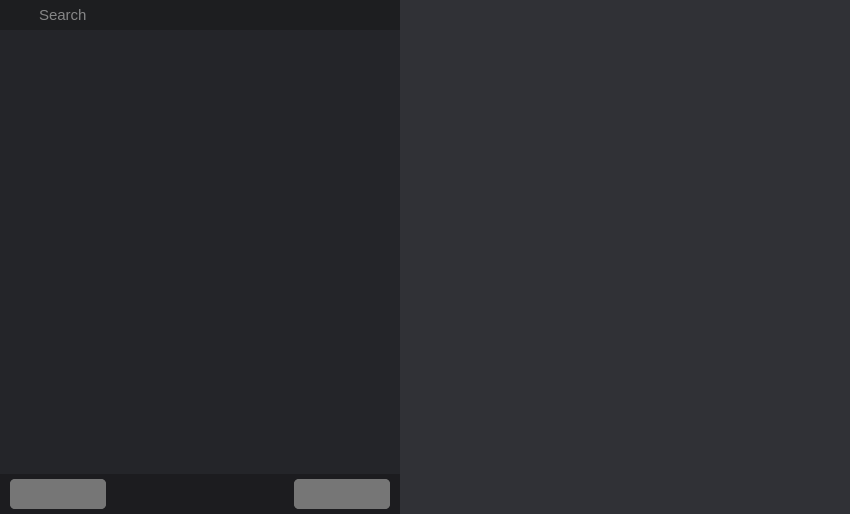
<?xml version="1.0" encoding="UTF-8"?>
<ui version="4.0">
 <class>Mods</class>
 <widget class="QWidget" name="Mods">
  <property name="geometry">
   <rect>
    <x>0</x>
    <y>0</y>
    <width>850</width>
    <height>514</height>
   </rect>
  </property>
  <property name="minimumSize">
   <size>
    <width>0</width>
    <height>0</height>
   </size>
  </property>
  <property name="windowTitle">
   <string>Form</string>
  </property>
  <property name="styleSheet">
   <string notr="true">border: none;</string>
  </property>
  <layout class="QHBoxLayout" name="horizontalLayout">
   <property name="spacing">
    <number>0</number>
   </property>
   <property name="leftMargin">
    <number>0</number>
   </property>
   <property name="topMargin">
    <number>0</number>
   </property>
   <property name="rightMargin">
    <number>0</number>
   </property>
   <property name="bottomMargin">
    <number>0</number>
   </property>
   <item>
    <widget class="QSplitter" name="splitter">
     <property name="orientation">
      <enum>Qt::Horizontal</enum>
     </property>
     <property name="opaqueResize">
      <bool>true</bool>
     </property>
     <property name="handleWidth">
      <number>0</number>
     </property>
     <property name="childrenCollapsible">
      <bool>false</bool>
     </property>
     <widget class="QFrame" name="modsList">
      <property name="minimumSize">
       <size>
        <width>200</width>
        <height>0</height>
       </size>
      </property>
      <property name="maximumSize">
       <size>
        <width>400</width>
        <height>16777215</height>
       </size>
      </property>
      <property name="styleSheet">
       <string notr="true">background-color: #242529;</string>
      </property>
      <property name="frameShape">
       <enum>QFrame::StyledPanel</enum>
      </property>
      <property name="frameShadow">
       <enum>QFrame::Raised</enum>
      </property>
      <layout class="QVBoxLayout" name="verticalLayout">
       <property name="spacing">
        <number>0</number>
       </property>
       <property name="leftMargin">
        <number>0</number>
       </property>
       <property name="topMargin">
        <number>0</number>
       </property>
       <property name="rightMargin">
        <number>0</number>
       </property>
       <property name="bottomMargin">
        <number>0</number>
       </property>
       <item alignment="Qt::AlignTop">
        <widget class="QFrame" name="searchFrame">
         <property name="minimumSize">
          <size>
           <width>0</width>
           <height>30</height>
          </size>
         </property>
         <property name="maximumSize">
          <size>
           <width>16777215</width>
           <height>30</height>
          </size>
         </property>
         <property name="cursor">
          <cursorShape>IBeamCursor</cursorShape>
         </property>
         <property name="styleSheet">
          <string notr="true">background-color: #1D1E20;</string>
         </property>
         <property name="frameShape">
          <enum>QFrame::StyledPanel</enum>
         </property>
         <property name="frameShadow">
          <enum>QFrame::Raised</enum>
         </property>
         <layout class="QHBoxLayout" name="horizontalLayout_2">
          <property name="spacing">
           <number>0</number>
          </property>
          <property name="leftMargin">
           <number>5</number>
          </property>
          <property name="topMargin">
           <number>0</number>
          </property>
          <property name="rightMargin">
           <number>5</number>
          </property>
          <property name="bottomMargin">
           <number>0</number>
          </property>
          <item>
           <widget class="QPushButton" name="searchButton">
            <property name="minimumSize">
             <size>
              <width>25</width>
              <height>0</height>
             </size>
            </property>
            <property name="text">
             <string/>
            </property>
            <property name="icon">
             <iconset resource="icons.qrc">
              <normaloff>:/icons/resources/icons/Search.png</normaloff>:/icons/resources/icons/Search.png</iconset>
            </property>
            <property name="iconSize">
             <size>
              <width>14</width>
              <height>14</height>
             </size>
            </property>
           </widget>
          </item>
          <item>
           <widget class="QLineEdit" name="searchArea">
            <property name="minimumSize">
             <size>
              <width>0</width>
              <height>0</height>
             </size>
            </property>
            <property name="maximumSize">
             <size>
              <width>16777215</width>
              <height>16777215</height>
             </size>
            </property>
            <property name="font">
             <font>
              <pointsize>11</pointsize>
             </font>
            </property>
            <property name="styleSheet">
             <string notr="true">color: #eeeeee;</string>
            </property>
            <property name="inputMask">
             <string/>
            </property>
            <property name="text">
             <string/>
            </property>
            <property name="placeholderText">
             <string>Search</string>
            </property>
           </widget>
          </item>
         </layout>
        </widget>
       </item>
       <item>
        <widget class="QFrame" name="scrollModsListFrame">
         <property name="frameShape">
          <enum>QFrame::StyledPanel</enum>
         </property>
         <property name="frameShadow">
          <enum>QFrame::Raised</enum>
         </property>
         <layout class="QVBoxLayout" name="verticalLayout_2">
          <property name="spacing">
           <number>0</number>
          </property>
          <property name="leftMargin">
           <number>0</number>
          </property>
          <property name="topMargin">
           <number>0</number>
          </property>
          <property name="rightMargin">
           <number>0</number>
          </property>
          <property name="bottomMargin">
           <number>0</number>
          </property>
          <item>
           <widget class="QScrollArea" name="scrollModsList">
            <property name="styleSheet">
             <string notr="true">QScrollBar:vertical {         
    border: none;
    background: #2B2C32;
    width: 7px;
    margin: 0 0 0 0;
    border-radius: 0px;
}
QScrollBar::handle:vertical {
    background-color: #616161;
    min-height: 30px;
    border-radius: 7px;
}
QScrollBar::handle:vertical:hover{
    background-color: #A1A1A1;
}
QScrollBar::handle:vertical:pressed {
    background-color: #717171;
}
QScrollBar::sub-line:vertical {
	border: none;
}
QScrollBar::add-line:vertical {
	border: none;
}
QScrollBar::up-arrow:vertical, QScrollBar::down-arrow:vertical {
	background: none;
}
QScrollBar::add-page:vertical, QScrollBar::sub-page:vertical {
	background: none;
}</string>
            </property>
            <property name="horizontalScrollBarPolicy">
             <enum>Qt::ScrollBarAlwaysOff</enum>
            </property>
            <property name="widgetResizable">
             <bool>true</bool>
            </property>
            <widget class="QWidget" name="scrollAreaWidgetContents_2">
             <property name="geometry">
              <rect>
               <x>0</x>
               <y>0</y>
               <width>400</width>
               <height>444</height>
              </rect>
             </property>
            </widget>
           </widget>
          </item>
         </layout>
        </widget>
       </item>
       <item>
        <widget class="QFrame" name="createModFrame">
         <property name="maximumSize">
          <size>
           <width>16777215</width>
           <height>0</height>
          </size>
         </property>
         <property name="styleSheet">
          <string notr="true">QPushButton{
color: #eeeeee;
background-color: #43C15F;
}</string>
         </property>
         <property name="frameShape">
          <enum>QFrame::StyledPanel</enum>
         </property>
         <property name="frameShadow">
          <enum>QFrame::Raised</enum>
         </property>
         <layout class="QVBoxLayout" name="verticalLayout_3">
          <property name="spacing">
           <number>0</number>
          </property>
          <property name="leftMargin">
           <number>0</number>
          </property>
          <property name="topMargin">
           <number>0</number>
          </property>
          <property name="rightMargin">
           <number>0</number>
          </property>
          <property name="bottomMargin">
           <number>0</number>
          </property>
          <item>
           <widget class="QPushButton" name="createMod">
            <property name="minimumSize">
             <size>
              <width>0</width>
              <height>30</height>
             </size>
            </property>
            <property name="cursor">
             <cursorShape>PointingHandCursor</cursorShape>
            </property>
            <property name="text">
             <string>Create mod</string>
            </property>
           </widget>
          </item>
         </layout>
        </widget>
       </item>
       <item alignment="Qt::AlignBottom">
        <widget class="QFrame" name="modsListActions">
         <property name="minimumSize">
          <size>
           <width>0</width>
           <height>40</height>
          </size>
         </property>
         <property name="maximumSize">
          <size>
           <width>16777215</width>
           <height>40</height>
          </size>
         </property>
         <property name="styleSheet">
          <string notr="true">background-color: #1C1C1F;</string>
         </property>
         <property name="frameShape">
          <enum>QFrame::StyledPanel</enum>
         </property>
         <property name="frameShadow">
          <enum>QFrame::Raised</enum>
         </property>
         <layout class="QHBoxLayout" name="horizontalLayout_3">
          <property name="spacing">
           <number>10</number>
          </property>
          <property name="leftMargin">
           <number>10</number>
          </property>
          <property name="topMargin">
           <number>5</number>
          </property>
          <property name="rightMargin">
           <number>10</number>
          </property>
          <property name="bottomMargin">
           <number>5</number>
          </property>
          <item alignment="Qt::AlignLeft">
           <widget class="QFrame" name="leftButtons">
            <property name="styleSheet">
             <string notr="true">background-color: #767676;
border-radius: 5px;</string>
            </property>
            <property name="frameShape">
             <enum>QFrame::StyledPanel</enum>
            </property>
            <property name="frameShadow">
             <enum>QFrame::Raised</enum>
            </property>
            <layout class="QHBoxLayout" name="horizontalLayout_4">
             <property name="spacing">
              <number>0</number>
             </property>
             <property name="leftMargin">
              <number>0</number>
             </property>
             <property name="topMargin">
              <number>0</number>
             </property>
             <property name="rightMargin">
              <number>0</number>
             </property>
             <property name="bottomMargin">
              <number>0</number>
             </property>
             <item>
              <widget class="QPushButton" name="deleteAllMods">
               <property name="sizePolicy">
                <sizepolicy hsizetype="Minimum" vsizetype="Minimum">
                 <horstretch>0</horstretch>
                 <verstretch>0</verstretch>
                </sizepolicy>
               </property>
               <property name="minimumSize">
                <size>
                 <width>30</width>
                 <height>30</height>
                </size>
               </property>
               <property name="cursor">
                <cursorShape>PointingHandCursor</cursorShape>
               </property>
               <property name="toolTip">
                <string>&lt;html&gt;&lt;head/&gt;&lt;body&gt;&lt;p&gt;&lt;span style=&quot; color:#eeeeee;&quot;&gt;Delete all mods&lt;/span&gt;&lt;/p&gt;&lt;/body&gt;&lt;/html&gt;</string>
               </property>
               <property name="styleSheet">
                <string notr="true"/>
               </property>
               <property name="text">
                <string/>
               </property>
               <property name="icon">
                <iconset resource="icons.qrc">
                 <normaloff>:/icons/resources/icons/UninstallAllMods.png</normaloff>:/icons/resources/icons/UninstallAllMods.png</iconset>
               </property>
              </widget>
             </item>
             <item>
              <widget class="QPushButton" name="reloadModsList">
               <property name="minimumSize">
                <size>
                 <width>30</width>
                 <height>30</height>
                </size>
               </property>
               <property name="cursor">
                <cursorShape>PointingHandCursor</cursorShape>
               </property>
               <property name="toolTip">
                <string>&lt;html&gt;&lt;head/&gt;&lt;body&gt;&lt;p&gt;&lt;span style=&quot; color:#eeeeee;&quot;&gt;Reload mods list&lt;/span&gt;&lt;/p&gt;&lt;/body&gt;&lt;/html&gt;</string>
               </property>
               <property name="text">
                <string/>
               </property>
               <property name="icon">
                <iconset resource="icons.qrc">
                 <normaloff>:/icons/resources/icons/UpdateModsTable.png</normaloff>:/icons/resources/icons/UpdateModsTable.png</iconset>
               </property>
              </widget>
             </item>
             <item>
              <widget class="QPushButton" name="installAllMods">
               <property name="minimumSize">
                <size>
                 <width>30</width>
                 <height>30</height>
                </size>
               </property>
               <property name="cursor">
                <cursorShape>PointingHandCursor</cursorShape>
               </property>
               <property name="toolTip">
                <string>&lt;html&gt;&lt;head/&gt;&lt;body&gt;&lt;p&gt;&lt;span style=&quot; color:#eeeeee;&quot;&gt;Install all mods&lt;/span&gt;&lt;/p&gt;&lt;/body&gt;&lt;/html&gt;</string>
               </property>
               <property name="text">
                <string/>
               </property>
               <property name="icon">
                <iconset resource="icons.qrc">
                 <normaloff>:/icons/resources/icons/InstallAllMods.png</normaloff>:/icons/resources/icons/InstallAllMods.png</iconset>
               </property>
              </widget>
             </item>
            </layout>
           </widget>
          </item>
          <item alignment="Qt::AlignRight">
           <widget class="QFrame" name="rightButtons">
            <property name="styleSheet">
             <string notr="true">background-color: #767676;
border-radius: 5px;</string>
            </property>
            <property name="frameShape">
             <enum>QFrame::StyledPanel</enum>
            </property>
            <property name="frameShadow">
             <enum>QFrame::Raised</enum>
            </property>
            <layout class="QHBoxLayout" name="horizontalLayout_5">
             <property name="spacing">
              <number>0</number>
             </property>
             <property name="leftMargin">
              <number>0</number>
             </property>
             <property name="topMargin">
              <number>0</number>
             </property>
             <property name="rightMargin">
              <number>0</number>
             </property>
             <property name="bottomMargin">
              <number>0</number>
             </property>
             <item>
              <widget class="QPushButton" name="modsSortButton">
               <property name="sizePolicy">
                <sizepolicy hsizetype="Minimum" vsizetype="Minimum">
                 <horstretch>0</horstretch>
                 <verstretch>0</verstretch>
                </sizepolicy>
               </property>
               <property name="minimumSize">
                <size>
                 <width>30</width>
                 <height>30</height>
                </size>
               </property>
               <property name="cursor">
                <cursorShape>PointingHandCursor</cursorShape>
               </property>
               <property name="text">
                <string/>
               </property>
               <property name="icon">
                <iconset resource="icons.qrc">
                 <normaloff>:/icons/resources/icons/SortModsList.png</normaloff>:/icons/resources/icons/SortModsList.png</iconset>
               </property>
              </widget>
             </item>
             <item>
              <widget class="QPushButton" name="updateAllMods">
               <property name="minimumSize">
                <size>
                 <width>30</width>
                 <height>30</height>
                </size>
               </property>
               <property name="cursor">
                <cursorShape>PointingHandCursor</cursorShape>
               </property>
               <property name="text">
                <string/>
               </property>
               <property name="icon">
                <iconset resource="icons.qrc">
                 <normaloff>:/icons/resources/icons/UpdateAllMods.png</normaloff>:/icons/resources/icons/UpdateAllMods.png</iconset>
               </property>
              </widget>
             </item>
             <item>
              <widget class="QPushButton" name="openModsFolderButton">
               <property name="minimumSize">
                <size>
                 <width>30</width>
                 <height>30</height>
                </size>
               </property>
               <property name="cursor">
                <cursorShape>PointingHandCursor</cursorShape>
               </property>
               <property name="text">
                <string/>
               </property>
               <property name="icon">
                <iconset resource="icons.qrc">
                 <normaloff>:/icons/resources/icons/OpenModsFolder.png</normaloff>:/icons/resources/icons/OpenModsFolder.png</iconset>
               </property>
              </widget>
             </item>
            </layout>
           </widget>
          </item>
         </layout>
        </widget>
       </item>
      </layout>
     </widget>
     <widget class="QFrame" name="modBody">
      <property name="sizePolicy">
       <sizepolicy hsizetype="Preferred" vsizetype="Preferred">
        <horstretch>0</horstretch>
        <verstretch>0</verstretch>
       </sizepolicy>
      </property>
      <property name="minimumSize">
       <size>
        <width>0</width>
        <height>0</height>
       </size>
      </property>
      <property name="styleSheet">
       <string notr="true">QFrame{
background-color: #303136;
}</string>
      </property>
      <property name="frameShape">
       <enum>QFrame::StyledPanel</enum>
      </property>
      <property name="frameShadow">
       <enum>QFrame::Raised</enum>
      </property>
      <layout class="QVBoxLayout" name="verticalLayout_4">
       <property name="spacing">
        <number>0</number>
       </property>
       <property name="leftMargin">
        <number>0</number>
       </property>
       <property name="topMargin">
        <number>0</number>
       </property>
       <property name="rightMargin">
        <number>0</number>
       </property>
       <property name="bottomMargin">
        <number>0</number>
       </property>
       <item>
        <widget class="QScrollArea" name="scrollBody">
         <property name="styleSheet">
          <string notr="true">QScrollBar:vertical {         
    border: none;
    background: #2B2C32;
    width: 7px;
    margin: 0 0 0 0;
    border-radius: 0px;
}
QScrollBar::handle:vertical {
    background-color: #616161;
    min-height: 30px;
    border-radius: 7px;
}
QScrollBar::handle:vertical:hover{
    background-color: #A1A1A1;
}
QScrollBar::handle:vertical:pressed {
    background-color: #717171;
}
QScrollBar::sub-line:vertical {
	border: none;
}
QScrollBar::add-line:vertical {
	border: none;
}
QScrollBar::up-arrow:vertical, QScrollBar::down-arrow:vertical {
	background: none;
}
QScrollBar::add-page:vertical, QScrollBar::sub-page:vertical {
	background: none;
}</string>
         </property>
         <property name="widgetResizable">
          <bool>true</bool>
         </property>
         <widget class="QWidget" name="scrollAreaWidgetContents">
          <property name="geometry">
           <rect>
            <x>0</x>
            <y>0</y>
            <width>450</width>
            <height>514</height>
           </rect>
          </property>
         </widget>
        </widget>
       </item>
       <item>
        <widget class="QFrame" name="modsBuildActions">
         <property name="maximumSize">
          <size>
           <width>16777215</width>
           <height>0</height>
          </size>
         </property>
         <property name="frameShape">
          <enum>QFrame::StyledPanel</enum>
         </property>
         <property name="frameShadow">
          <enum>QFrame::Raised</enum>
         </property>
         <layout class="QVBoxLayout" name="verticalLayout_6"/>
        </widget>
       </item>
      </layout>
     </widget>
    </widget>
   </item>
  </layout>
 </widget>
 <resources>
  <include location="icons.qrc"/>
 </resources>
 <connections/>
</ui>
